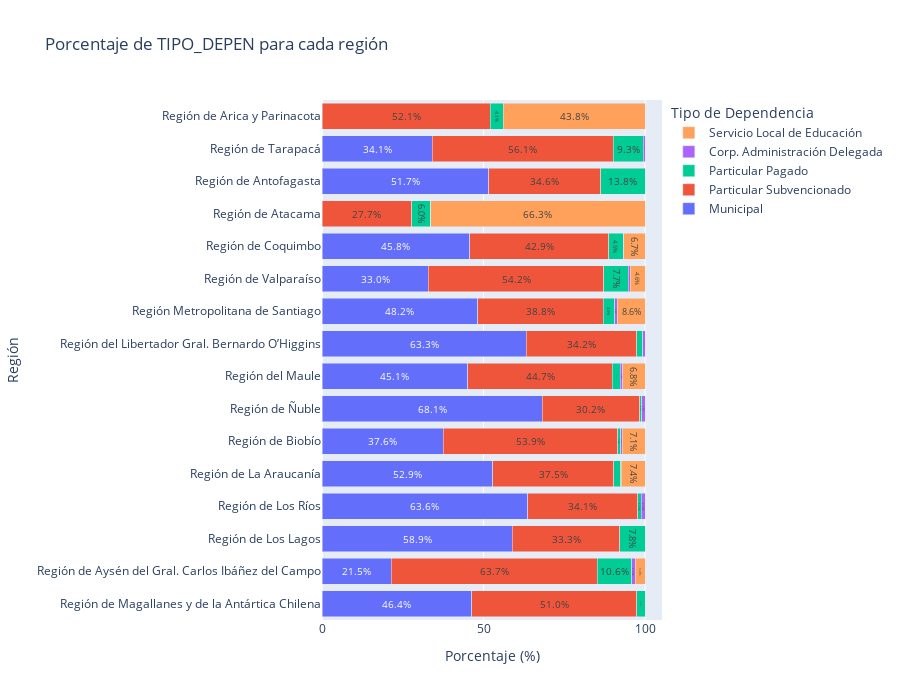

Source (notebook cell):
### Code cell
df_porcentaje = plots.preparar_dataset_tipodepen(data['set_c'], plots.regiones_dict, plots.tipodepen_dict, plots.index_order)
plots.plotly_tipodepen_por_region(df_porcentaje)

### Figure 1 — Plotly figure (JSON) as saved in the notebook; plotly's stock layout.template omitted (floating-point values rounded to 4 significant figures)
{"data": [{"insidetextanchor": "middle", "name": "Municipal", "orientation": "h", "text": ["46.4%", "21.5%", "58.9%", "63.6%", "52.9%", "37.6%", "68.1%", "45.1%", "63.3%", "48.2%", "33.0%", "45.8%", "0.0%", "51.7%", "34.1%", "0.0%"], "textfont": {"size": 10}, "textposition": "inside", "type": "bar", "x": [46.41, 21.47, 58.89, 63.64, 52.87, 37.56, 68.13, 45.13, 63.26, 48.23, 32.97, 45.79, 0.0, 51.67, 34.15, 0.0], "y": ["Región de Magallanes y de la Antártica Chilena", "Región de Aysén del Gral. Carlos Ibáñez del Campo", "Región de Los Lagos", "Región de Los Ríos", "Región de La Araucanía", "Región de Biobío", "Región de Ñuble", "Región del Maule", "Región del Libertador Gral. Bernardo O’Higgins", "Región Metropolitana de Santiago", "Región de Valparaíso", "Región de Coquimbo", "Región de Atacama", "Región de Antofagasta", "Región de Tarapacá", "Región de Arica y Parinacota"]}, {"insidetextanchor": "middle", "name": "Particular Subvencionado", "orientation": "h", "text": ["51.0%", "63.7%", "33.3%", "34.1%", "37.5%", "53.9%", "30.2%", "44.7%", "34.2%", "38.8%", "54.2%", "42.9%", "27.7%", "34.6%", "56.1%", "52.1%"], "textfont": {"size": 10}, "textposition": "inside", "type": "bar", "x": [50.98, 63.75, 33.33, 34.09, 37.47, 53.93, 30.17, 44.74, 34.25, 38.79, 54.22, 42.93, 27.71, 34.58, 56.1, 52.05], "y": ["Región de Magallanes y de la Antártica Chilena", "Región de Aysén del Gral. Carlos Ibáñez del Campo", "Región de Los Lagos", "Región de Los Ríos", "Región de La Araucanía", "Región de Biobío", "Región de Ñuble", "Región del Maule", "Región del Libertador Gral. Bernardo O’Higgins", "Región Metropolitana de Santiago", "Región de Valparaíso", "Región de Coquimbo", "Región de Atacama", "Región de Antofagasta", "Región de Tarapacá", "Región de Arica y Parinacota"]}, {"insidetextanchor": "middle", "name": "Particular Pagado", "orientation": "h", "text": ["2.6%", "10.6%", "7.8%", "1.1%", "2.1%", "1.0%", "0.7%", "2.5%", "1.9%", "3.5%", "7.7%", "4.5%", "6.0%", "13.8%", "9.3%", "4.1%"], "textfont": {"size": 10}, "textposition": "inside", "type": "bar", "x": [2.614, 10.61, 7.778, 1.136, 2.123, 1.041, 0.7299, 2.507, 1.868, 3.54, 7.673, 4.484, 6.024, 13.75, 9.268, 4.11], "y": ["Región de Magallanes y de la Antártica Chilena", "Región de Aysén del Gral. Carlos Ibáñez del Campo", "Región de Los Lagos", "Región de Los Ríos", "Región de La Araucanía", "Región de Biobío", "Región de Ñuble", "Región del Maule", "Región del Libertador Gral. Bernardo O’Higgins", "Región Metropolitana de Santiago", "Región de Valparaíso", "Región de Coquimbo", "Región de Atacama", "Región de Antofagasta", "Región de Tarapacá", "Región de Arica y Parinacota"]}, {"insidetextanchor": "middle", "name": "Corp. Administración Delegada", "orientation": "h", "text": ["0.0%", "1.1%", "0.0%", "1.1%", "0.1%", "0.4%", "1.0%", "0.8%", "0.6%", "0.9%", "0.5%", "0.1%", "0.0%", "0.0%", "0.5%", "0.0%"], "textfont": {"size": 10}, "textposition": "inside", "type": "bar", "x": [0.0, 1.137, 0.0, 1.136, 0.1062, 0.3784, 0.9732, 0.7715, 0.6227, 0.885, 0.5059, 0.1359, 0.0, 0.0, 0.4878, 0.0], "y": ["Región de Magallanes y de la Antártica Chilena", "Región de Aysén del Gral. Carlos Ibáñez del Campo", "Región de Los Lagos", "Región de Los Ríos", "Región de La Araucanía", "Región de Biobío", "Región de Ñuble", "Región del Maule", "Región del Libertador Gral. Bernardo O’Higgins", "Región Metropolitana de Santiago", "Región de Valparaíso", "Región de Coquimbo", "Región de Atacama", "Región de Antofagasta", "Región de Tarapacá", "Región de Arica y Parinacota"]}, {"insidetextanchor": "middle", "name": "Servicio Local de Educación", "orientation": "h", "text": ["0.0%", "3.0%", "0.0%", "0.0%", "7.4%", "7.1%", "0.0%", "6.8%", "0.0%", "8.6%", "4.6%", "6.7%", "66.3%", "0.0%", "0.0%", "43.8%"], "textfont": {"size": 10}, "textposition": "inside", "type": "bar", "x": [0.0, 3.032, 0.0, 0.0, 7.431, 7.096, 0.0, 6.847, 0.0, 8.555, 4.637, 6.658, 66.27, 0.0, 0.0, 43.84], "y": ["Región de Magallanes y de la Antártica Chilena", "Región de Aysén del Gral. Carlos Ibáñez del Campo", "Región de Los Lagos", "Región de Los Ríos", "Región de La Araucanía", "Región de Biobío", "Región de Ñuble", "Región del Maule", "Región del Libertador Gral. Bernardo O’Higgins", "Región Metropolitana de Santiago", "Región de Valparaíso", "Región de Coquimbo", "Región de Atacama", "Región de Antofagasta", "Región de Tarapacá", "Región de Arica y Parinacota"]}], "layout": {"barmode": "stack", "height": 700, "legend": {"title": {"text": "Tipo de Dependencia"}}, "title": {"text": "Porcentaje de TIPO_DEPEN para cada región"}, "xaxis": {"title": {"text": "Porcentaje (%)"}}, "yaxis": {"title": {"text": "Región"}}}}
